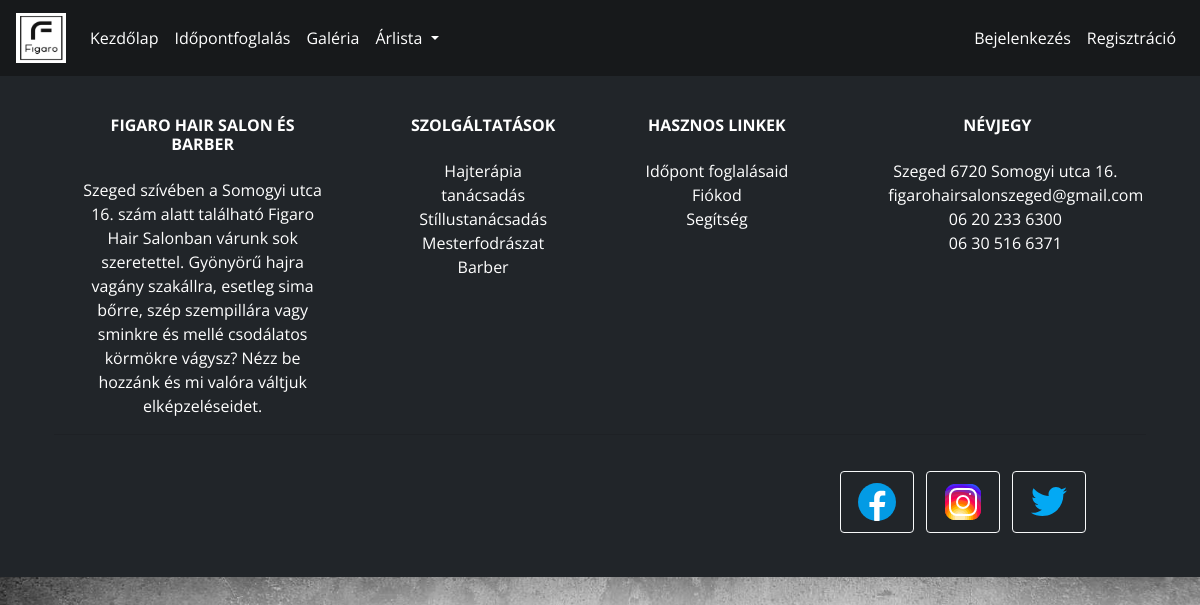
Page /price_list_examination/ on the earlier database version.
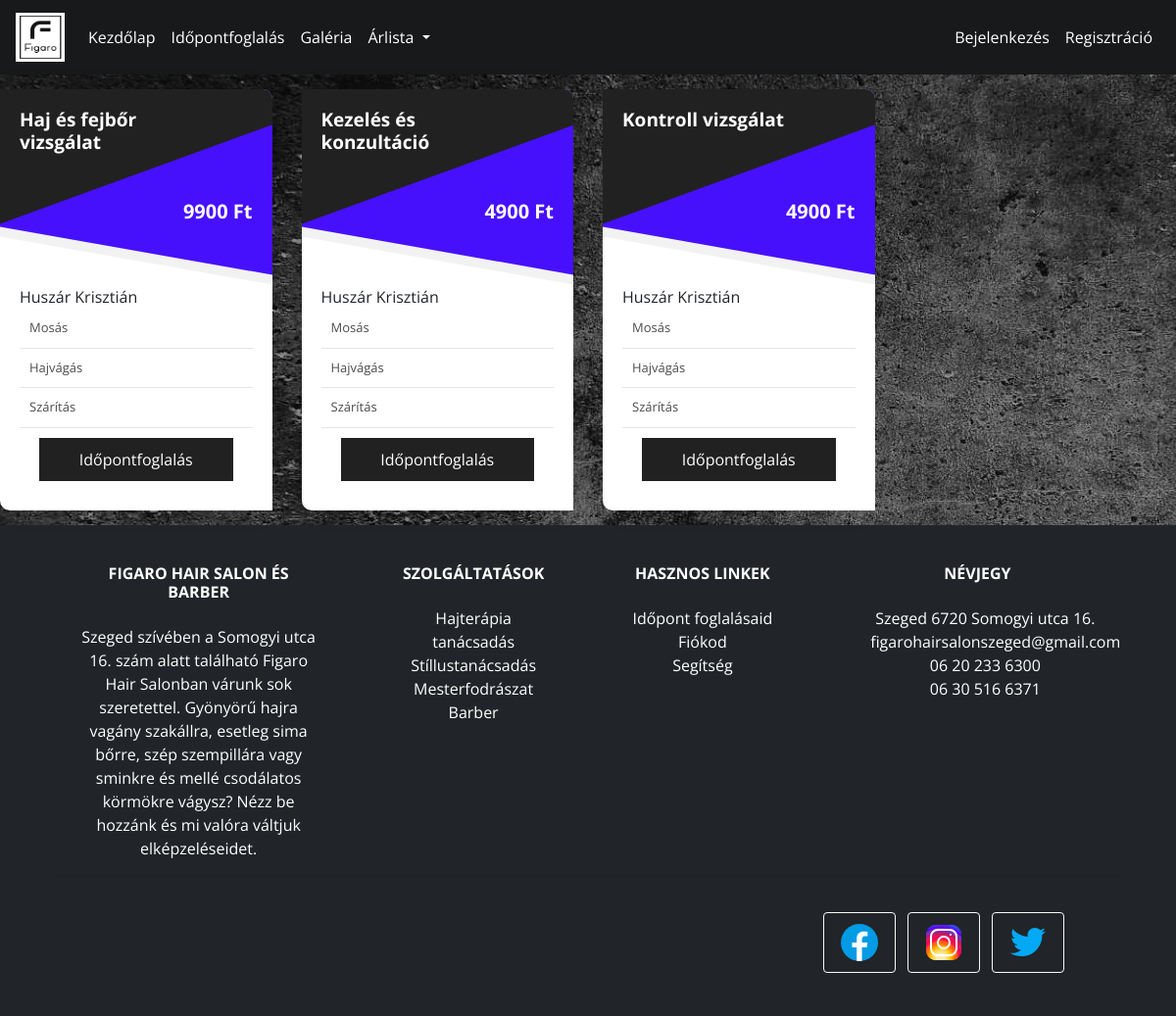
Same page on the later database version.
### Home/models.py (models this page shows, shortened)
class Price(models.Model):
    tittle = models.CharField(max_length=37)
    price = models.CharField(max_length=10)
    barber_name = models.CharField(max_length=50)
    description= models.CharField(max_length=200)
    categori = models.BigIntegerField()
    time = models.CharField(max_length=8)

### Home/views.py (the view)
# urls.py: path('price_list_examination/', views.price_list_examination, name = 'Price_examination'),
def price_list_examination(request):
    if request.method == 'GET':
        price_datas = Price.objects.all()
        return render(request, "Price_list.html", {'actual_page': 'price_list_examination', 'user_id':user_id, 'price_datas': price_datas})

### Home/templates/Price_list.html (shortened to what this page needs)
{% extends 'base.html' %}
{% block content %}
    {% if  actual_page == "price_list_man"%}
        {% include 'Price_list_man.html' %}
    {% elif actual_page == "price_list_women" %}
        <div>
            {% block women %}
                {% include 'Price_list_women.html' %}
            {% endblock women %}
        </div>
    {% elif actual_page == "price_list_examination" %}
        <div>
            {% block examination %}
                {% include 'Price_list_examination.html' %}
            {% endblock examination %}
        </div>
    {% endif %}
{% endblock content %}

### Home/templates/Price_list_examination.html
{% load static %}
<div class="row">
    {% for price_data in price_datas %}
        {% if price_data.categori == 2 %}
            <div class="col-md-4 col-sm-6 col-lg-3">
                <div class="pricing-table-3 basic">
                    <div class="pricing-table-header">
                        <h4><strong>{{price_data.tittle}}</strong></h4>
                    </div>
                    <div class="price examination_price"><strong>{{price_data.price}} Ft</strong></div>
                    <div class="pricing-body">
                        <ul class="pricing-table-ul">
                            <p>{{price_data.barber_name}}</p>
                            <li></i> Mosás</li>
                            <li></i> Hajvágás</li>
                            <li></i> Szárítás</li>
                        </ul><a href="{% url 'Booking' %}?hairdresser_id=2&categori_id={{price_data.id}}" class="view-more">Időpontfoglalás</a></div>
                </div>
            </div>
        {% endif %}
    {% endfor %}
</div>

Differences in the rows shown:
added Price: tittle "Haj és fejbőr vizsgálat", price "9900", barber_name "Huszár Krisztián"
added Price: tittle "Kezelés és konzultáció", price "4900", barber_name "Huszár Krisztián"
added Price: tittle "Kontroll vizsgálat", price "4900", barber_name "Huszár Krisztián"
